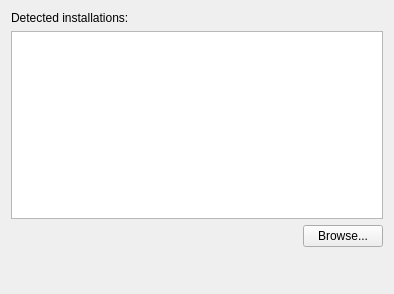
<?xml version="1.0" encoding="UTF-8"?>
<ui version="4.0">
 <class>ExistingInstallationPage</class>
 <widget class="QWizardPage" name="ExistingInstallationPage">
  <property name="geometry">
   <rect>
    <x>0</x>
    <y>0</y>
    <width>394</width>
    <height>294</height>
   </rect>
  </property>
  <property name="windowTitle">
   <string>WizardPage</string>
  </property>
  <property name="title">
   <string>Select Existing Installation</string>
  </property>
  <property name="subTitle">
   <string>Select an existing installation for OpenFallout to use or modify.</string>
  </property>
  <layout class="QVBoxLayout" name="verticalLayout">
   <item>
    <widget class="QLabel" name="installationsLabel">
     <property name="text">
      <string>Detected installations:</string>
     </property>
    </widget>
   </item>
   <item>
    <widget class="QListWidget" name="installationsList"/>
   </item>
   <item>
    <layout class="QHBoxLayout" name="horizontalLayout">
     <item>
      <spacer name="horizontalSpacer">
       <property name="orientation">
        <enum>Qt::Horizontal</enum>
       </property>
       <property name="sizeHint" stdset="0">
        <size>
         <width>40</width>
         <height>20</height>
        </size>
       </property>
      </spacer>
     </item>
     <item>
      <widget class="QPushButton" name="browseButton">
       <property name="text">
        <string>Browse...</string>
       </property>
       <property name="icon">
        <iconset theme="folder">
         <normaloff/>
        </iconset>
       </property>
      </widget>
     </item>
    </layout>
   </item>
   <item>
    <spacer name="verticalSpacer">
     <property name="orientation">
      <enum>Qt::Vertical</enum>
     </property>
     <property name="sizeHint" stdset="0">
      <size>
       <width>20</width>
       <height>40</height>
      </size>
     </property>
    </spacer>
   </item>
  </layout>
 </widget>
 <resources/>
 <connections/>
</ui>
